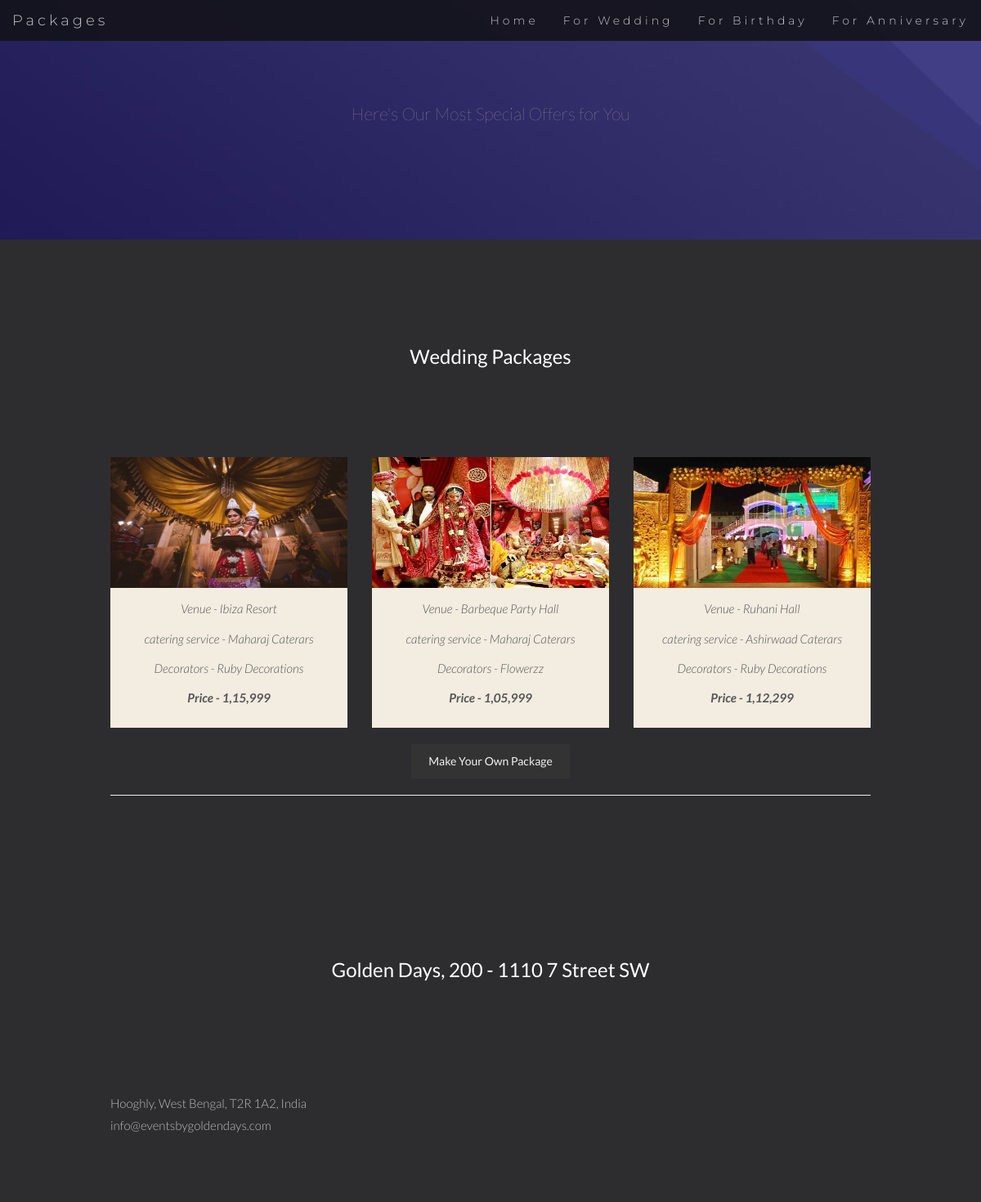
Page /weddingpackages/ on the committed database.
### baseApp/models.py (models this page shows, shortened)
class PackageManagement(models.Model):
    event_type= models.CharField(max_length=30,choices=Event_choices)
    event_venue= models.ForeignKey(VenueManagement,on_delete=models.CASCADE,blank=True)
    event_caterer= models.ForeignKey(CateringService,on_delete=models.CASCADE,blank=True)
    event_mua= models.ForeignKey(MakeupArtist,on_delete=models.CASCADE,blank=True)
    event_thumbnail= models.ImageField(upload_to="package",blank=True)
    event_decor= models.ForeignKey(Decorator,on_delete=models.CASCADE,blank=True)
    event_rate=models.CharField(max_length=10,blank=True)

class VenueManagement(models.Model):
    venue_name = models.CharField(max_length=50)
    venue_type= models.CharField(max_length=30,blank=True,choices=venue_choices,)
    venue_phone= models.CharField(max_length=30)
    venue_location= models.ForeignKey(Location,on_delete=models.CASCADE)
    venue_office = models.CharField(max_length=30,blank=True)
    venue_rate=  models.CharField(max_length=30)
    venue_desc= models.CharField(max_length=300,blank=True)
    venue_log= models.DateTimeField(auto_now_add=True)
    venue_picture= models.ImageField(upload_to="venues",blank=True)
    servicefor=  models.ForeignKey(ServiceFor,on_delete=models.CASCADE,default=3)
    def __str__(self):
        return self.venue_name

class CateringService(models.Model):
    cat_name = models.CharField(max_length=50)
    cat_type= models.CharField(max_length=30,blank=True,choices=catering_choices,)
    cat_phone= models.CharField(max_length=30)
    cat_location= models.ForeignKey(Location,on_delete=models.CASCADE)
    cat_office = models.CharField(max_length=30,blank=True)
    rate=  models.CharField(max_length=30)
    cat_desc= models.CharField(max_length=300,blank=True)
    cat_log= models.DateTimeField(auto_now_add=True)
    cat_picture= models.ImageField(upload_to="Catering",blank=True)
    servicefor= models.ForeignKey(ServiceFor,on_delete=models.CASCADE,default=2)
    def __str__(self):
        return self.cat_name

class Decorator(models.Model):
    dec_name = models.CharField(max_length=30,primary_key=True)
    dec_style = models.CharField(max_length=30,choices=Decor_choices)
    dec_location = models.CharField(max_length=50,)
    dec_range = models.CharField(max_length=30,)
    dec_thumbnail = models.ImageField(upload_to="decor",blank=True)
    def __str__(self):
        return self.dec_name

### baseApp/views.py (the view)
# urls.py: path('weddingpackages/',views.wpackage,name='weddingpackages'),
def wpackage(request):
    pkg=PackageManagement.objects.all().filter(event_type='Marriage')[:3]
    return render (request,'wedding package.html',{'Pack':pkg})

### templates/wedding package.html (shortened to what this page needs)
<html lang="en">
{%load static%}
<head>
    <link rel="stylesheet" href="https://maxcdn.bootstrapcdn.com/bootstrap/3.4.1/css/bootstrap.min.css">
</head>
<body id="myPage" data-spy="scroll" data-target=".navbar" data-offset="50">
    <nav class="navbar navbar-default navbar-fixed-top">
        <div class="container-fluid">
            <div class="navbar-header">
                <a class="navbar-brand" href="#myPage">Packages</a>
            </div>
            <div class="collapse navbar-collapse" id="myNavbar">
                <ul class="nav navbar-nav navbar-right">
                    <li><a href="../../">Home</a></li>
                    <li><a href="{% url 'weddingpackages' %}">For Wedding</a></li>
                    <li><a href="{% url 'packages' %}">For Birthday</a></li>
                    <li><a href="{% url 'cateringpage' %}">For Anniversary</a></li>
                </ul>
            </div>
        </div>
    </nav>
    <div class="jumbotron text-center">
        <p class="head"> Here's Our Most Special Offers for You </p>
    </div>
    <div id="catering_services" class="bg-1">
        <div class="container">
            <h3 class="text-center">Wedding Packages</h3>
            {% if Pack %}
            <div class="row text-center">
                {% for pkgs in Pack %}
                <div class="col-sm-4">
                    <div class="thumbnail" style="background-color: #f2ece1">
                        {% if pkgs.event_thumbnail %}
                        <img src="{{pkgs.event_thumbnail.url}}" style="width:300px; height:160px;">
                        {% endif %}
                        <p>Venue - {{pkgs.event_venue}}</p>
                        <p>catering service - {{pkgs.event_caterer}}</p>
                        <p>Decorators - {{pkgs.event_decor}}</p>
                        <p><strong>Price - {{pkgs.event_rate}}</strong></p>
                    </div>
                </div>
                {%endfor %}
            </div>
            <div class="text-center">
                <a href="{% url 'cateringpage' %}"><button class="btn" data-toggle="modal" data-target="#myModal">Make
                        Your
                        Own
                        Package</button></a>
            </div>
            {% else %}
            <h3 class="text-center"></h3>
            {% endif %}
            <hr class="featurette-divider">
        </div>
        <div id="siteinfo" class="bg-1">
            <div class="container">
                <h3 class="text-center">Golden Days, 200 - 1110 7 Street SW</h3><br>
                <h7 class="text-center"> Hooghly, West Bengal, T2R 1A2, India</h7>
                <br><span>info@eventsbygoldendays.com</span>
            </div>
        </div>
</body>
</html>

### rows in the picture
PackageManagement: event_thumbnail (picture), event_venue "Ibiza Resort", event_caterer "Maharaj Caterars", event_decor "Ruby Decorations", event_rate "1,15,999"
PackageManagement: event_thumbnail (picture), event_venue "Barbeque Party Hall", event_caterer "Maharaj Caterars", event_decor "Flowerzz", event_rate "1,05,999"
PackageManagement: event_thumbnail (picture), event_venue "Ruhani Hall", event_caterer "Ashirwaad Caterars", event_decor "Ruby Decorations", event_rate "1,12,299"
